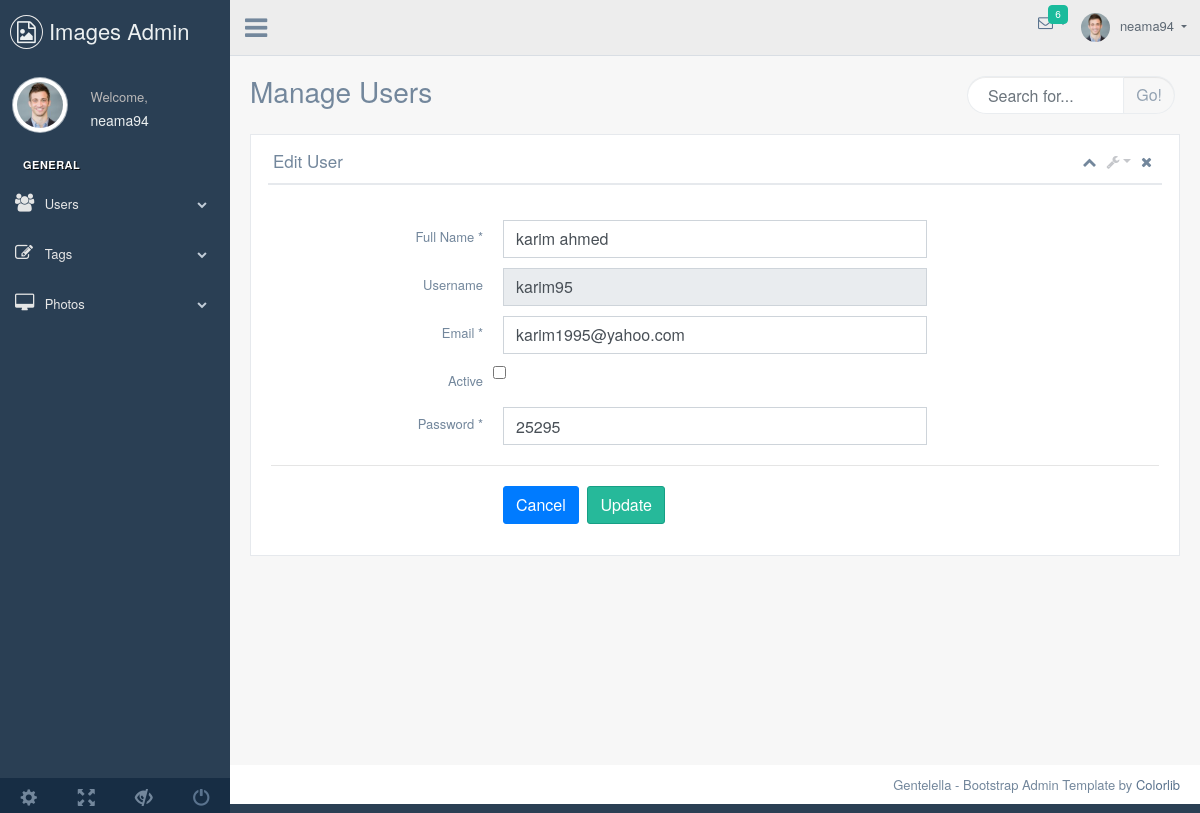
The page /admin/editUser.php?username=karim95 (signed in) on the database its author committed.
### tables this page shows
CREATE TABLE `users` (
  `full_name` varchar(150) NOT NULL,
  `username` varchar(100) NOT NULL,
  `email` varchar(150) NOT NULL,
  `is_admin` enum('Yes','No') NOT NULL DEFAULT 'No',
  `password` varchar(100) NOT NULL,
  `user_image` text NOT NULL
);

### admin/editUser.php (the view, shortened to what this page needs)
<?php
include_once('./includes/dbconnect.php');
if(isset($_SESSION['username']))
{
  $user=$_SESSION['username'];
  $sql ="SELECT * FROM users Where username= ?";
  $stmt= $conn->prepare($sql);
  $stmt->execute([$user]);
  $result=$stmt->fetch();
  if($result['is_admin']=='Yes')
  {
    header('URL=editUser.php');
  }
  elseif($result['is_admin']=='No')
{
  header("Location:../notFound.php");
}}
?>
<!DOCTYPE html>
<html lang="en">
  <head>
	<link href="vendors/bootstrap/dist/css/bootstrap.min.css" rel="stylesheet">
	<link href="vendors/font-awesome/css/font-awesome.min.css" rel="stylesheet">
	<link href="vendors/nprogress/nprogress.css" rel="stylesheet">
	<link href="vendors/iCheck/skins/flat/green.css" rel="stylesheet">
	<link href="vendors/google-code-prettify/bin/prettify.min.css" rel="stylesheet">
	<link href="vendors/select2/dist/css/select2.min.css" rel="stylesheet">
	<link href="vendors/switchery/dist/switchery.min.css" rel="stylesheet">
	<link href="vendors/starrr/dist/starrr.css" rel="stylesheet">
	<link href="vendors/bootstrap-daterangepicker/daterangepicker.css" rel="stylesheet">
	<link href="build/css/custom.min.css" rel="stylesheet">
</head>
<body class="nav-md">
	<div class="container body">
		<div class="main_container">
			<div class="col-md-3 left_col">
				<div class="left_col scroll-view">
					<div class="navbar nav_title" style="border: 0;">
						<a href="../index.php" class="site_title"><i class="fa fa-file-image-o"></i> <span>Images Admin</span></a>
					</div>
					<div class="profile clearfix">
						<div class="profile_pic">
						<img src="images/img.jpg" alt="..." class="img-circle profile_img">
						</div>
						<div class="profile_info">
							<span>Welcome,</span>
							<h2><?=$_SESSION['username']?></h2>
						</div>
					</div>
					<br />
					<div id="sidebar-menu" class="main_menu_side hidden-print main_menu">
						<div class="menu_section">
							<h3>General</h3>
							<ul class="nav side-menu">
								<li><a><i class="fa fa-users"></i> Users <span class="fa fa-chevron-down"></span></a>
								</li>
								<li><a><i class="fa fa-edit"></i> Tags <span class="fa fa-chevron-down"></span></a>
								</li>
								<li><a><i class="fa fa-desktop"></i> Photos <span class="fa fa-chevron-down"></span></a>
								</li>
							</ul>
						</div>
					</div>
					<div class="sidebar-footer hidden-small">
						<a data-toggle="tooltip" data-placement="top" title="Settings">
							<span class="glyphicon glyphicon-cog" aria-hidden="true"></span>
						</a>
						<a data-toggle="tooltip" data-placement="top" title="FullScreen">
							<span class="glyphicon glyphicon-fullscreen" aria-hidden="true"></span>
						</a>
						<a data-toggle="tooltip" data-placement="top" title="Lock">
							<span class="glyphicon glyphicon-eye-close" aria-hidden="true"></span>
						</a>
						<a data-toggle="tooltip" data-placement="top" title="Logout" href="../logout.php">
							<span class="glyphicon glyphicon-off" aria-hidden="true"></span>
						</a>
					</div>
				</div>
			</div>
			<div class="top_nav">
				<div class="nav_menu">
					<div class="nav toggle">
						<a id="menu_toggle"><i class="fa fa-bars"></i></a>
					</div>
					<nav class="nav navbar-nav">
						<ul class=" navbar-right">
							<li class="nav-item dropdown open" style="padding-left: 15px;">
								<a href="javascript:;" class="user-profile dropdown-toggle" aria-haspopup="true" id="navbarDropdown" data-toggle="dropdown" aria-expanded="false">
									<img src="images/img.jpg" alt=""><?=$_SESSION['username']?>
								</a>
							</li>
							<li role="presentation" class="nav-item dropdown open">
								<a href="javascript:;" class="dropdown-toggle info-number" id="navbarDropdown1" data-toggle="dropdown" aria-expanded="false">
									<i class="fa fa-envelope-o"></i>
									<span class="badge bg-green">6</span>
								</a>
							</li>
						</ul>
					</nav>
				</div>
			</div>
			<div class="right_col" role="main">
				<div class="">
					<div class="page-title">
						<div class="title_left">
							<h3>Manage Users</h3>
						</div>
						<div class="title_right">
							<div class="col-md-5 col-sm-5  form-group pull-right top_search">
								<div class="input-group">
									<input type="text" class="form-control" placeholder="Search for...">
									<span class="input-group-btn">
										<button class="btn btn-default" type="button">Go!</button>
									</span>
								</div>
							</div>
						</div>
					</div>
					<div class="clearfix"></div>
					<div class="row">
						<div class="col-md-12 col-sm-12 ">
							<div class="x_panel">
								<div class="x_title">
									<h2>Edit User</h2>
									<ul class="nav navbar-right panel_toolbox">
										<li><a class="collapse-link"><i class="fa fa-chevron-up"></i></a>
										</li>
										<li class="dropdown">
											<a href="#" class="dropdown-toggle" data-toggle="dropdown" role="button" aria-haspopup="true" aria-expanded="false"><i class="fa fa-wrench"></i></a>
										</li>
										<li><a class="close-link"><i class="fa fa-close"></i></a>
										</li>
									</ul>
									<div class="clearfix"></div>
								</div>
								<div class="x_content">
									<br />
									<?php
                                        if(isset($_GET['username'])){
											$userName= $_GET['username'];
											  $query="SELECT * FROM users WHERE username  = ?  ";
											  $stmt= $conn->prepare($query);
											  $stmt->execute([$userName]);
											  $result=$stmt->fetch();
										}
									?>
									<form method="post" action="update.php" id="demo-form2" data-parsley-validate class="form-horizontal form-label-left">
										<div class="item form-group">
											<label class="col-form-label col-md-3 col-sm-3 label-align" for="first-name">Full Name <span class="required">*</span>
											</label>
											<div class="col-md-6 col-sm-6 ">
												<input type="text" id="first-name" value="<?=$result['full_name']?>" name="fullName" required="required" class="form-control ">
											</div>
										</div>
										<div class="item form-group">
											<label class="col-form-label col-md-3 col-sm-3 label-align " for="user-name">Username <span class="required"></span>
											</label>
											<div class="col-md-6 col-sm-6 ">
												<input type="text" id="user-name" readonly name="userName" value="<?=$result['username']?>" required="required" class="form-control">
											</div>
										</div>
										<div class="item form-group">
											<label for="email" class="col-form-label col-md-3 col-sm-3 label-align">Email <span class="required">*</span></label>
											<div class="col-md-6 col-sm-6 ">
												<input id="email" class="form-control" type="email" name="email" value="<?=$result['email']?>" required="required">
											</div>
										</div>
										<div class="item form-group">
                                          <label for="is_active" class="col-form-label col-md-3 col-sm-3 label-align">Active</label>
											<div class="checkbox">
												<label>
  						                   	 <input type="checkbox"  class="flat" id="is_active" name="is_active" <?php if($result['is_admin']=="Yes"){ echo "checked";} else{echo " ";} ?>>
												</label>
											</div>
										</div>
										<div class="item form-group">
											<label class="col-form-label col-md-3 col-sm-3 label-align" for="password">Password <span class="required">*</span>
											</label>
											<div class="col-md-6 col-sm-6 ">
												<input type="text" id="password" name="password" value="<?=$result['password']?> " required="required" class="form-control">
											</div>
										</div>
										<div class="ln_solid"></div>
										<div class="item form-group">
											<div class="col-md-6 col-sm-6 offset-md-3">
												<button class="btn btn-primary" type="button">Cancel</button>
												<button type="submit" name="edit" class="btn btn-success">Update</button>
											</div>
										</div>
									</form>
								</div>
							</div>
						</div>
					</div>
				</div>
			</div>
			<footer>
				<div class="pull-right">
					Gentelella - Bootstrap Admin Template by <a href="https://colorlib.com">Colorlib</a>
				</div>
				<div class="clearfix"></div>
			</footer>
		</div>
	</div>
</body></html>

### rows shown on the page
users: fullName "karim ahmed", userName "karim95", email "karim1995@yahoo.com", password "25295"

### other values the page prints
$_SESSION['username'] "neama94"
